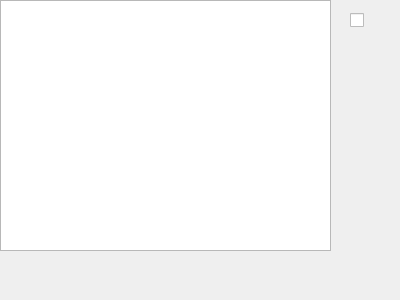
<?xml version="1.0" encoding="UTF-8"?>
<ui version="4.0">
 <class>AstronomerWindow</class>
 <widget class="QWidget" name="AstronomerWindow">
  <property name="geometry">
   <rect>
    <x>0</x>
    <y>0</y>
    <width>400</width>
    <height>300</height>
   </rect>
  </property>
  <property name="windowTitle">
   <string>AstronomerWindow</string>
  </property>
  <widget class="QTableView" name="tableView">
   <property name="geometry">
    <rect>
     <x>0</x>
     <y>0</y>
     <width>331</width>
     <height>251</height>
    </rect>
   </property>
  </widget>
  <widget class="QCheckBox" name="checkBox">
   <property name="geometry">
    <rect>
     <x>350</x>
     <y>10</y>
     <width>31</width>
     <height>21</height>
    </rect>
   </property>
   <property name="text">
    <string/>
   </property>
  </widget>
 </widget>
 <resources/>
 <connections/>
</ui>
